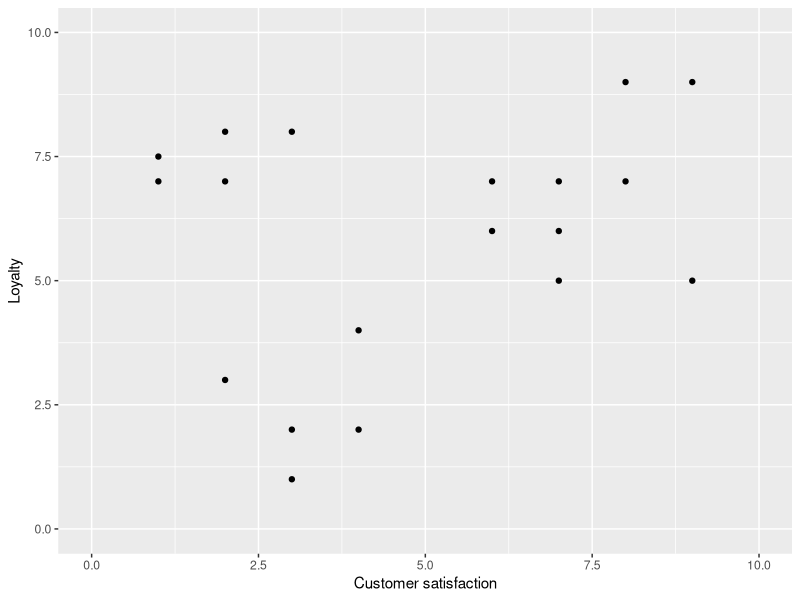
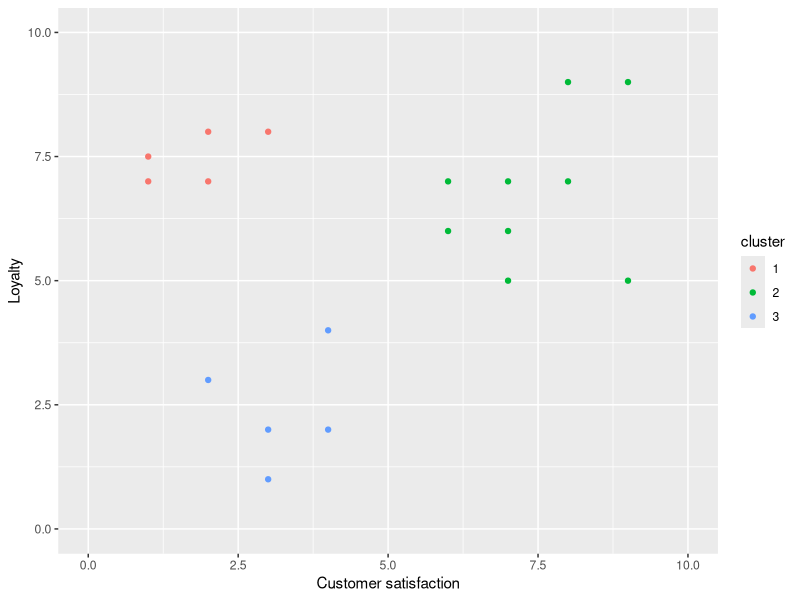
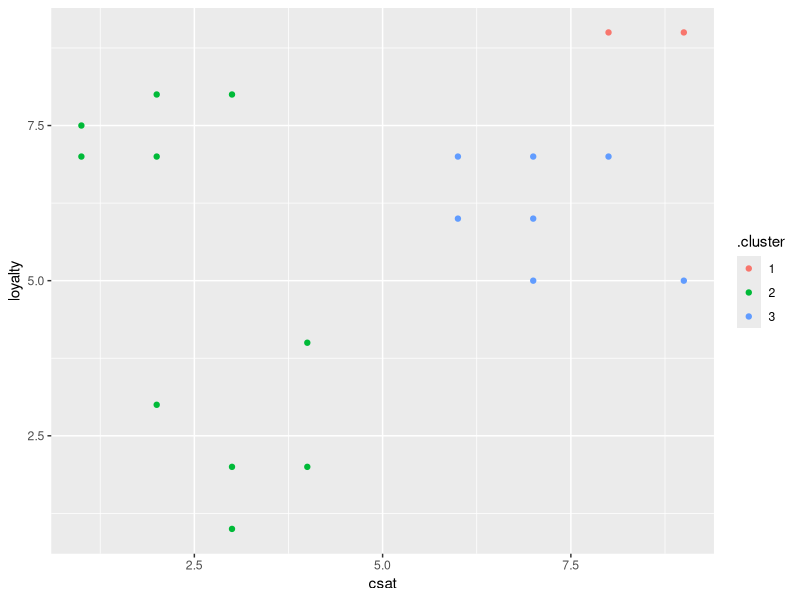
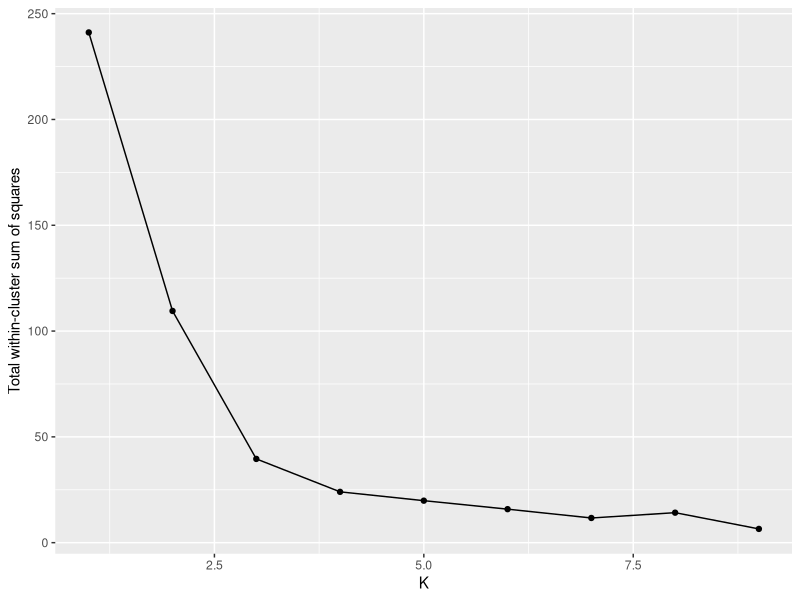

Recreate these plots in R, in order.
## ---- chunk 1
library(tidyverse)
data <- tibble(loyalty = c(7, 7.5, 8, 7, 3, 1, 8, 4, 2, 7, 6, 7, 6, 5, 9, 7, 9, 5, 2),
               csat = c(1, 1, 2, 2, 2, 3, 3, 4, 4, 6, 6, 7, 7, 7, 8, 8, 9, 9, 3),
               cluster = c("1",
                           "1",
                           "1",
                           "1",
                           "3",
                           "3",
                           "1",
                           "3",
                           "3",
                           "2",
                           "2",
                           "2",
                           "2",
                           "2",
                           "2",
                           "2",
                           "2",
                           "2", 
                           "3"))
marketing_data <- data[,1:2]
## ---- chunk 2
base <- ggplot(data, aes(y = loyalty, x = csat)) +
  geom_point() +
  xlab("Customer satisfaction") +
  ylab("Loyalty") +
  xlim(c(0, 10)) +
  ylim(c(0, 10))

base
## ---- chunk 3
ggplot(data, aes(y = loyalty, x = csat, color = cluster)) +
  geom_point() +
  xlab("Customer satisfaction") +
  ylab("Loyalty") +
  xlim(c(0, 10)) +
  ylim(c(0, 10))
## ---- chunk 4
head(marketing_data)
## ---- chunk 5
set.seed(1234)
marketing_clust <- kmeans(marketing_data, centers = 3)
marketing_clust
## ---- chunk 6
library(broom)

clustered_data <- augment(marketing_clust, marketing_data)
head(clustered_data)
## ---- chunk 7

cluster_plot <- ggplot(clustered_data, aes(x = csat, y = loyalty, colour = .cluster)) +
  geom_point()
cluster_plot
## ---- chunk 8
glance(marketing_clust)
## ---- chunk 9
marketing_clust_ks <- tibble(k = 1:9) %>%
  mutate(marketing_clusts = map(k, ~kmeans(marketing_data, .x)),
         glanced = map(marketing_clusts, glance)) 
head(marketing_clust_ks)
## ---- chunk 10
clustering_statistics <- marketing_clust_ks %>%
  unnest(glanced)

head(clustering_statistics)
## ---- chunk 11
elbow_plot <- ggplot(clustering_statistics, aes(x = k, y = tot.withinss)) +
  geom_point() +
  geom_line() +
  xlab("K") +
  ylab("Total within-cluster sum of squares")
elbow_plot
